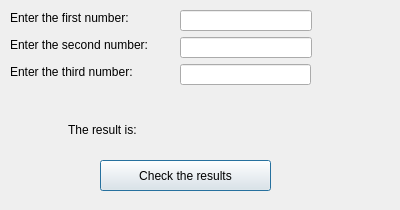
<?xml version="1.0" encoding="UTF-8"?>
<ui version="4.0">
 <class>Dialog</class>
 <widget class="QDialog" name="Dialog">
  <property name="geometry">
   <rect>
    <x>0</x>
    <y>0</y>
    <width>400</width>
    <height>210</height>
   </rect>
  </property>
  <property name="windowTitle">
   <string>Dialog</string>
  </property>
  <widget class="QLineEdit" name="lineEdit">
   <property name="geometry">
    <rect>
     <x>180</x>
     <y>10</y>
     <width>132</width>
     <height>21</height>
    </rect>
   </property>
  </widget>
  <widget class="QLineEdit" name="lineEdit_2">
   <property name="geometry">
    <rect>
     <x>180</x>
     <y>37</y>
     <width>132</width>
     <height>21</height>
    </rect>
   </property>
  </widget>
  <widget class="QLineEdit" name="lineEdit_3">
   <property name="geometry">
    <rect>
     <x>180</x>
     <y>64</y>
     <width>131</width>
     <height>21</height>
    </rect>
   </property>
  </widget>
  <widget class="QLabel" name="label">
   <property name="geometry">
    <rect>
     <x>10</x>
     <y>10</y>
     <width>161</width>
     <height>16</height>
    </rect>
   </property>
   <property name="text">
    <string>Enter the first number: </string>
   </property>
  </widget>
  <widget class="QLabel" name="label_2">
   <property name="geometry">
    <rect>
     <x>10</x>
     <y>37</y>
     <width>161</width>
     <height>16</height>
    </rect>
   </property>
   <property name="text">
    <string>Enter the second number: </string>
   </property>
  </widget>
  <widget class="QLabel" name="label_3">
   <property name="geometry">
    <rect>
     <x>10</x>
     <y>64</y>
     <width>161</width>
     <height>16</height>
    </rect>
   </property>
   <property name="text">
    <string>Enter the third number:</string>
   </property>
  </widget>
  <widget class="QLabel" name="label_4">
   <property name="geometry">
    <rect>
     <x>68</x>
     <y>120</y>
     <width>231</width>
     <height>20</height>
    </rect>
   </property>
   <property name="text">
    <string>The result is: </string>
   </property>
  </widget>
  <widget class="QPushButton" name="pushButton">
   <property name="geometry">
    <rect>
     <x>100</x>
     <y>160</y>
     <width>171</width>
     <height>31</height>
    </rect>
   </property>
   <property name="text">
    <string>Check the results</string>
   </property>
  </widget>
 </widget>
 <tabstops>
  <tabstop>lineEdit_2</tabstop>
  <tabstop>lineEdit</tabstop>
  <tabstop>lineEdit_3</tabstop>
 </tabstops>
 <resources/>
 <connections/>
</ui>
